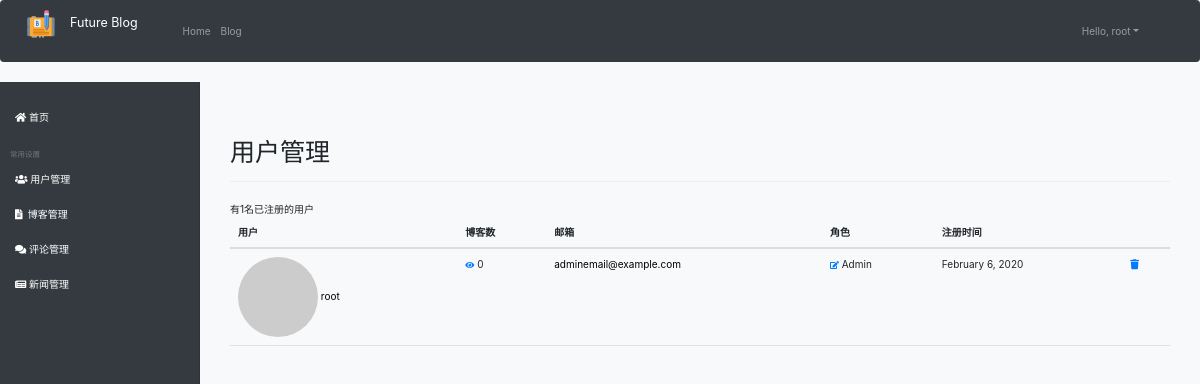
/admin/users/ (signed in), run on an earlier commit of the app's database.
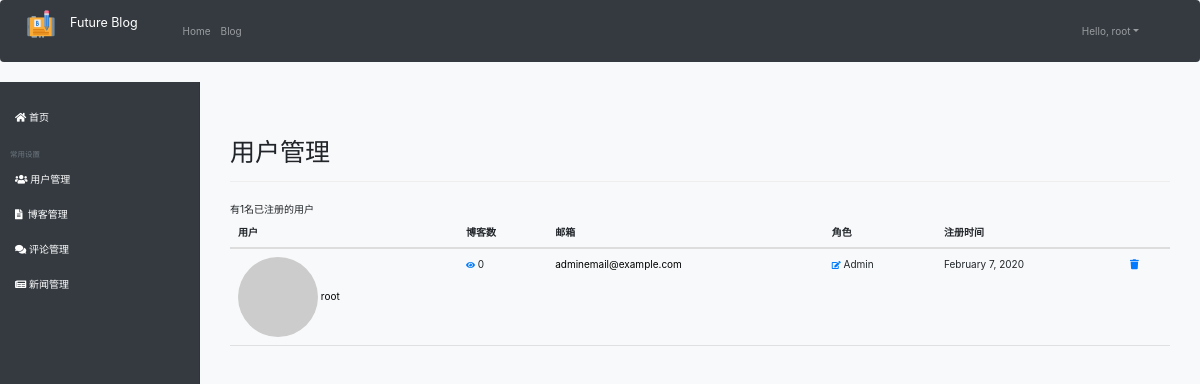
And on a later commit of the database.
### app/main/models.py (models this page shows, shortened)
class User(UserMixin, db.Model):
    __tablename__ = 'users'
    id = db.Column(db.Integer, primary_key=True)
    email = db.Column(db.String(64), unique=True, index=True)
    username = db.Column(db.String(64), unique=True, index=True)
    role_id = db.Column(db.Integer, db.ForeignKey('roles.id'))
    password_hash = db.Column(db.String(128))
    name = db.Column(db.String(64))
    location = db.Column(db.String(64))
    about_me = db.Column(db.Text())
    member_since = db.Column(db.DateTime(), default=datetime.utcnow)
    last_seen = db.Column(db.DateTime(), default=datetime.utcnow)
    avatar_hash = db.Column(db.String(32))
    dark_theme = db.Column(db.Boolean, default=False)
    posts = db.relationship('Post', backref='author', lazy='dynamic')
    followed = db.relationship('Follow', foreign_keys=[Follow.follower_id],
                                backref=db.backref('follower', lazy='joined'), lazy='dynamic',
                                cascade='all, delete-orphan')
    followers = db.relationship('Follow', foreign_keys=[Follow.followed_id],
                                backref=db.backref('followed', lazy='joined'), lazy='dynamic',
                                cascade='all, delete-orphan')
    comments = db.relationship('Comment', backref='author', lazy='dynamic')
    chat_se = db.relationship('Chat', backref='author', lazy='dynamic', foreign_keys=[Chat.author_id])
    chat_re = db.relationship('Chat', backref='reciver', lazy='dynamic', foreign_keys=[Chat.reciver_id])
    unread = db.Column(db.Integer)
    likes = db.relationship('Like', backref='author', lazy='dynamic')
    favorites = db.relationship('Favorite', backref='owner', lazy='dynamic')
    @property
    def password(self):
        raise AttributeError('password is not a readable attribute')
    def can(self, perm):
        return self.role is not None and self.role.has_permission(perm)
    def ping(self):
        self.last_seen = datetime.today()
        db.session.add(self)
        db.session.commit()
    def gravatar(self, size=100, default='identicon', rating='g'):
        if request.is_secure:
            url = 'https://secure.gravatar.com/avatar'
        else:
            url = 'http://www.gravatar.com/avatar'
        hash = hashlib.md5(self.email.lower().encode('utf-8')).hexdigest()
        return '{url}/{hash}?s={size}&d={default}&r={rating}'.format(url=url, hash=hash, size=size,
                                                                    default=default, rating=rating)

class Role(db.Model):
    __tablename__ = 'roles'
    id = db.Column(db.Integer, primary_key=True)
    name = db.Column(db.String(64), unique=True)
    default = db.Column(db.Boolean, default=False, index=True)
    permissions = db.Column(db.Integer)
    users = db.relationship('User', backref='role', lazy='dynamic')
    def has_permission(self, perm):
        return self.permissions & perm == perm

### app/main/views.py (the view)
@main.route('/admin/users/')
@permission_required(Permission.ADMIN)
def admin_users():
    users = User.query.all()
    query = User.query
    return render_template('admin/admin_users.html', users=users, query=query)

### app/main/__init__.py (called while the page is built)
@main.app_context_processor
def inject_permissions():
    return dict(Permission=Permission)

### app/main/models.py (called while the page is built)
@login_manager.user_loader
def load_user(user_id):
    return User.query.get(int(user_id))

### blog.py (called while the page is built)
@app.before_request
def before_request():
    if current_user.is_authenticated:
        current_user.ping()

### app/templates/admin/admin_users.html (shortened to what this page needs)
{% extends "admin/admin_base.html" %}
{% block admin_content %}
<div class="container">
<div class="page-header">
    <h1>用户管理</h1>
</div>
有{{ query.count() }}名已注册的用户
<table class="table table-hover admin-users">
    <thead><tr><th>用户</th><th>博客数</th><th>邮箱</th><th>角色</th><th>注册时间</th><th> </th></tr></thead>
    {% for user in users %}
    <tr>
        <td>
            <a href="{{ url_for('main.user', username = user.username) }}">
                <img class="rounded-circle" src="{{ user.gravatar(size=32) }}">
                {{ user.username }}
            </a>
        </td>
        <td>
            <small><a href="/admin/users/posts/{{ user.id }}/"><i class="fa fa-eye text-primary"></i></a></small>
            {{ user.posts.count() }}
        </td>
        <td>
            <a href="mailto: {{ user.email }}">{{ user.email }}</a>
        </td>
        <td>
            <small><a href="/admin/users/edit-roles/{{ user.id }}/"><i class="fa fa-edit text-primary"></i></a></small>
            {{ user.role.name }}
        </td>
        <td>{{ moment(user.member_since).format('LL') }}</td>
        <td>
            <a href="/admin/users/remove_con/{{ user.id }}">
               <i class="fa fa-trash text-primary"></i>
            </a>
        </td>
    </tr>
    {% endfor %}
</table>
</div>
{% endblock %}

### app/templates/admin/admin_base.html (shortened to what this page needs)
{% extends "bootstrap/base.html" %}
{% import "bootstrap/wtf.html" as wtf %}
{% block head %}
{{ super() }}
    <link rel="stylesheet" type="text/css" href="{{ url_for('static', filename='styles.css') }}">
    <link href="https://cdn.bootcss.com/twitter-bootstrap/4.3.1/css/bootstrap.min.css" rel="stylesheet">
    <link href="https://cdn.bootcss.com/font-awesome/5.11.2/css/all.css" rel="stylesheet">
{% endblock %}
{% block navbar %}
    <nav class="navbar navbar-expand-lg bg-dark navbar-dark">
          <a class="navbar-brand" href="/">
            <img src="{{ url_for('static', filename='favicon.png') }}" width="30" height="30" class="d-inline-block" alt=""> &nbsp;&nbsp;&nbsp;Future Blog
          </a>
        <div class="collapse navbar-collapse" id="navbarNavDropdown">
          <ul class="navbar-nav">
        <li class="nav-item">
          <a class="nav-link" href="/">Home</a>
        </li>
        <li class="nav-item">
          <a class="nav-link" href="/blog">Blog</a>
        </li>
      </ul>
      <div class="container">
      <ul class="nav navbar-nav navbar-right justify-content-end ml-auto">
        {% if current_user.is_authenticated %}
            <li class="nav-item dropdown mr-lg-5">
            <a href="" class="nav-link dropdown-toggle" data-toggle="dropdown">Hello, {{ current_user.username }}</a>
            </li>
        {% else %}
        <a class="nav-link" href="{{ url_for('main.login') }}">Log In</a>  <a class="nav-link" href="{{ url_for('main.register') }}">Register</a>
        {% endif %}
    </ul>
    </div>
</nav>
<div class="container-fluid">
  <div class="row">
    <nav class="col-md-2 d-none d-md-block bg-dark text-white sidebar">
      <div class="sidebar-sticky">
        <ul class="nav flex-column">
          <li class="nav-item">
            <a class="nav-link" href="/admin">
              <i class="fa fa-home"></i>
              首页
            </a>
          </li>
          <h6 class="sidebar-heading d-flex justify-content-between align-items-center px-3 mt-4 mb-1 text-muted">
            <span>常用设置</span>
          </h6>
          <li class="nav-item">
            <a class="nav-link" href="/admin/users">
              <i class="fa fa-users"></i>
              用户管理
            </a>
          </li>
          <li class="nav-item">
            <a class="nav-link" href="/admin/posts">
              <i class="fa fa-file-alt"></i>
              &nbsp;博客管理
            </a>
          </li>
          <li class="nav-item">
            <a class="nav-link" href="/admin/comments">
              <i class="fa fa-comments"></i>
              评论管理
            </a>
          </li>
          <li class="nav-item">
            <a class="nav-link" href="/admin/news">
              <i class="fa fa-newspaper"></i>
              新闻管理
            </a>
          </li>
        </ul>
      </div>
    </nav>
{% endblock %}
{% block content %}
<div class="col col-md-10">
  <br>
    <body class="bg-light">
      {% block admin_content %}
      {% endblock %}
    </body>
</div>
{% endblock %}

What changed in the data, as far as the page shows it:
changed User "root": member_since "February 6, 2020" → "February 7, 2020"
